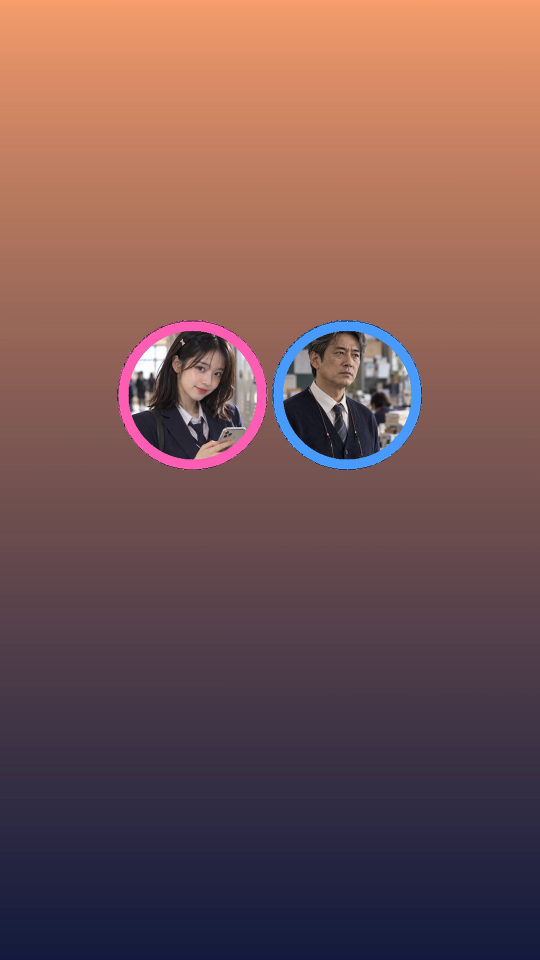
#> input picture frame 17 of studio/series/엔딩/ending_ep5_A.mp4, 1080 x 1920 px, given in place of v10.mp4, which was not available (shown at 1/2 size)
$ python ep8_fix_v4.py
#> lines starting #> are read from the running program, lines starting #| are printed output that depends on the picture; after the words box and inside, x2 and y2 are one past the last pixel; in counts of white or black regions, pixels touching at a corner belong together
# 교사X 8화 v4 소스 손질(크레딧 0) — 샌드박스 ~/ep9 에서 실행
# 1) v10p: 다해가 손에 만년필을 든 컷(v10)에서 가슴 포켓의 빨간 만년필을 프레임마다 찾아 지움(Gemini 11/20 '만년필 2개')
#    빨강 덩어리를 가슴 쪽 상자(y260~380, x290~420, 480x832 원본)에서 찾고, 사각형+여백 7·8px을 cv2.inpaint
# 2) v09bz: 교감 혼잣말 6초 한 컷 → 2.6초부터 85% 잘라 키운 같은 클립(펀치인)
import cv2, numpy as np, subprocess
cap = cv2.VideoCapture('v/v10.mp4'); fps = cap.get(5)
out = cv2.VideoWriter('/tmp/v10p_noa.mp4', cv2.VideoWriter_fourcc(*'mp4v'), fps, (480, 832)); last = None
while True:
    ok, f = cap.read()
#> f is the input picture: shape (1920, 1080, 3); mean B, G, R 84.2, 85.2, 119.3
    if not ok: break
    b, g, r = [f[..., k].astype(int) for k in range(3)]
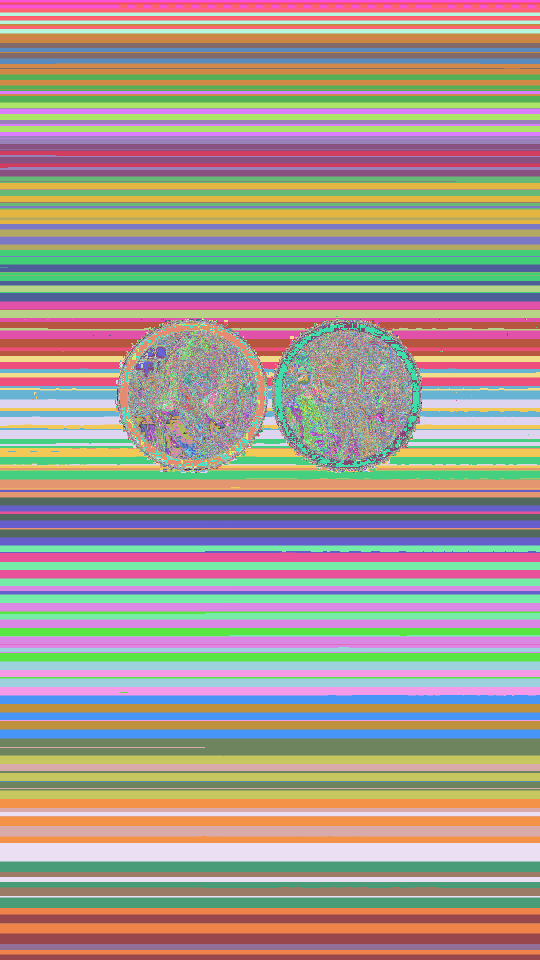
#> b: shape (1920, 1080) int64 (shown at 1/2 size); 256 distinct labels, from 0 to 255; one colour per label, 0 black
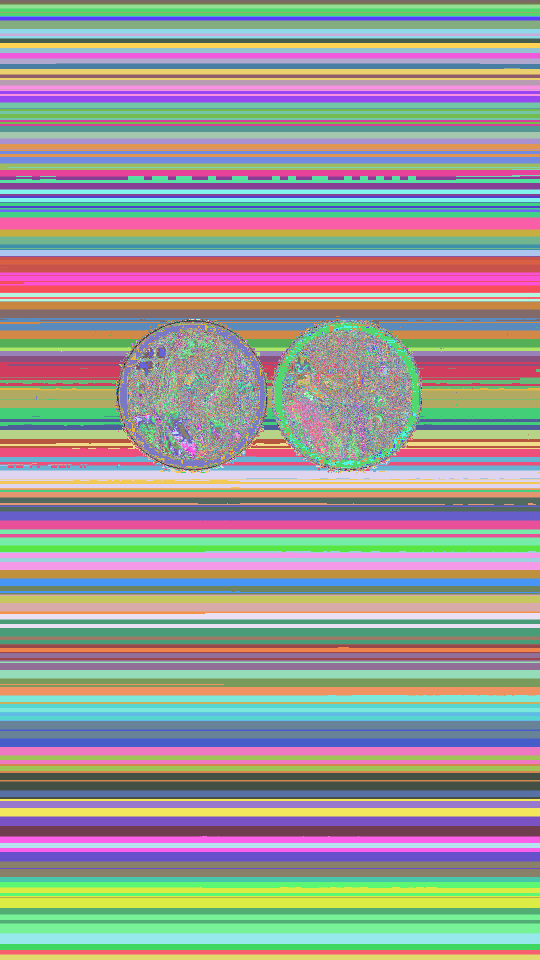
#> g: shape (1920, 1080) int64 (shown at 1/2 size); 256 distinct labels, from 0 to 255; one colour per label, 0 black
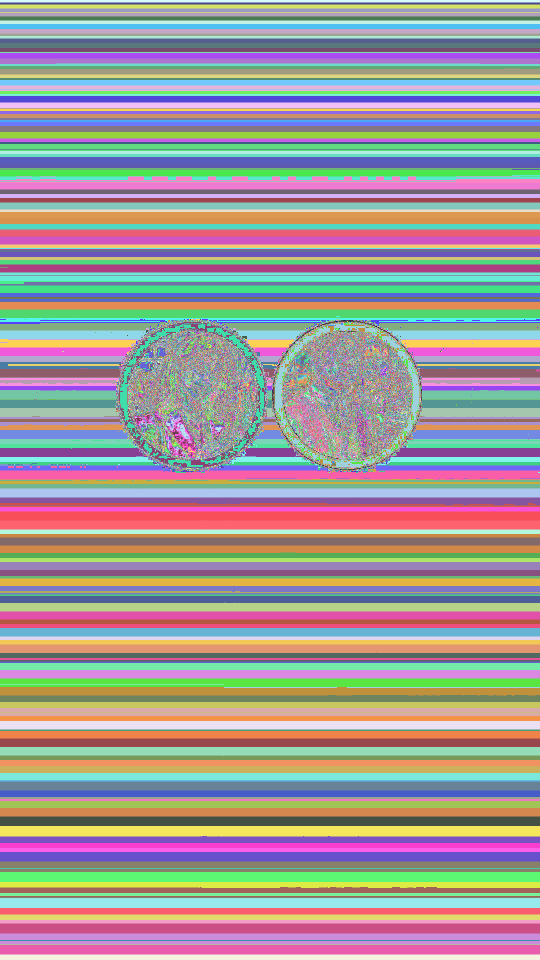
#> r: shape (1920, 1080) int64 (shown at 1/2 size); 256 distinct labels, from 0 to 255; one colour per label, 0 black
    m = ((r > 110) & (r - g > 55) & (r - b > 45)).astype(np.uint8); roi = np.zeros_like(m); roi[260:380, 290:420] = 1; m *= roi
#> after `m = ((r > 110) & (r - g > 55) & (r - b > 45)).astype(np.uint8)`:
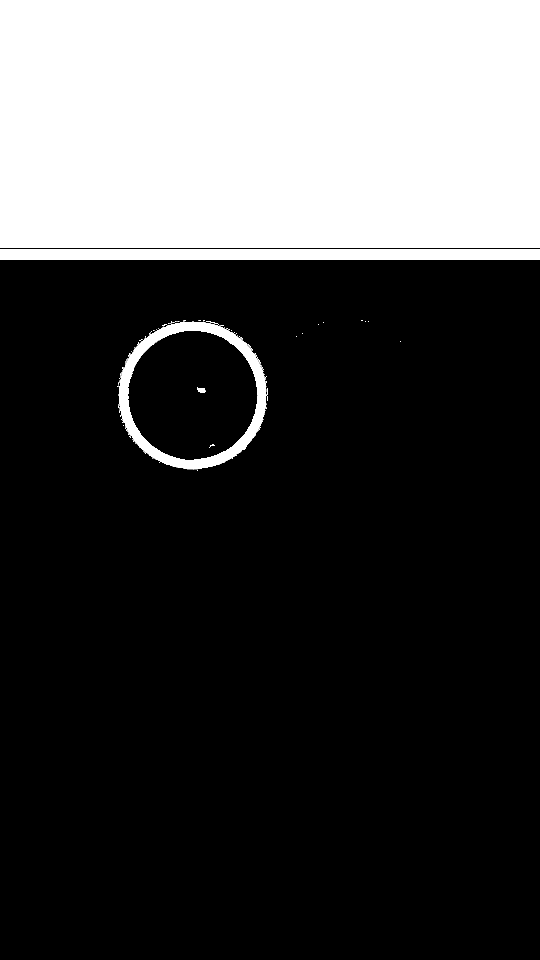
#> m: shape (1920, 1080) (shown at 1/2 size); values 0 (black) and 1 (white), 27.8% white; 21 white regions (15 under 20 px), largest, box (x1, y1, x2, y2) and area: (0, 0, 1080, 496) 535680, (0, 498, 1080, 520) 23760, (234, 640, 536, 942) 17674, (394, 774, 412, 786) 151, (418, 888, 430, 896) 36, (324, 648, 334, 653) 26
#> after `m *= roi`:
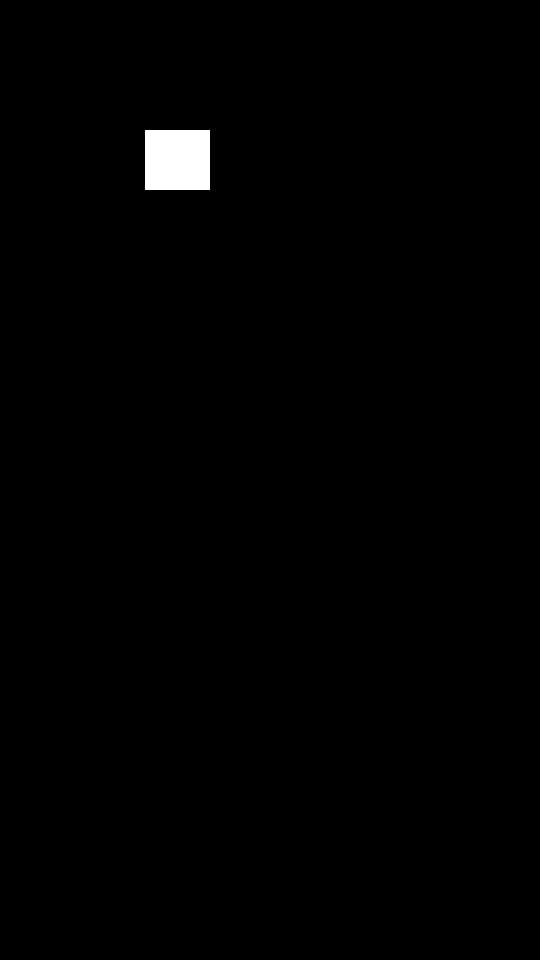
#> m: shape (1920, 1080) (shown at 1/2 size); values 0 (black) and 1 (white), 0.75% white; 1 white region, box (x1, y1, x2, y2) and area: (290, 260, 420, 380) 15600
    n, lab, st, _ = cv2.connectedComponentsWithStats(m)
#> n = 2; st = [[0, 0, 1080, 1920, 2058000], [290, 260, 130, 120, 15600]]
    if n > 1:
        k = 1 + np.argmax(st[1:, 4]); x, y, w, h, a = st[k]
#> after `k = 1 + np.argmax(st[1:, 4])`: k = 1
#> after `x, y, w, h, a = st[k]`: x = 290; y = 260; w = 130; h = 120; a = 15600
        if h < 30: last = (x, y, w, h)
        elif last: y, w, h = last[1], last[2], last[3]
    if last or n > 1:
        mm = np.zeros(f.shape[:2], np.uint8); cv2.rectangle(mm, (int(x) - 7, int(y) - 8), (int(x + w) + 7, int(y + h) + 8), 255, -1)
#> after `cv2.rectangle(mm, (int(x) - 7, int(y) - 8), (int(x + w) + 7, int(y + h`:
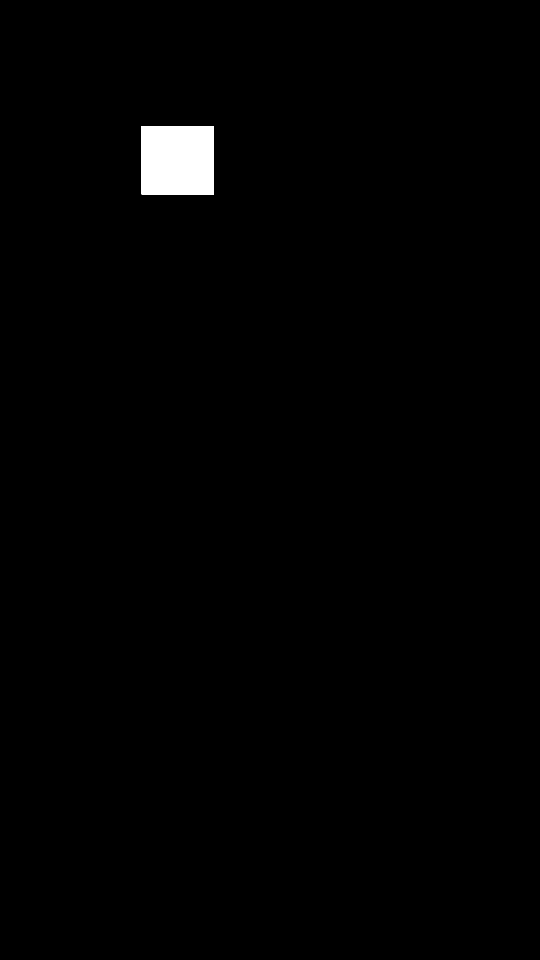
#> mm: shape (1920, 1080) (shown at 1/2 size); 0.96% white; 1 white region, box (x1, y1, x2, y2) and area: (283, 252, 428, 389) 19865
        f = cv2.inpaint(f, mm, 7, cv2.INPAINT_TELEA)
    out.write(f)
out.release()
subprocess.run(['ffmpeg','-v','error','-y','-i','/tmp/v10p_noa.mp4','-i','v/v10.mp4','-map','0:v','-map','1:a?','-c:v','libx264','-crf','17','-preset','veryfast','-c:a','copy','v/v10p.mp4'], check=True)
subprocess.run(['ffmpeg','-v','error','-y','-i','v/v09b.mp4','-vf','crop=iw*0.85:ih*0.85:iw*0.075:ih*0.06,scale=480:832,setsar=1','-c:v','libx264','-crf','17','-preset','veryfast','-c:a','copy','v/v09bz.mp4'], check=True)
print('ok')

# v5 (11/20 엔딩 보강) 준비 — 녹음 코드는 두 글자(tim9.py 규칙): 10a→1a, 10b→1b, 10c→1c, 11b→1d, 14·15·16 그대로
#   ed/rNN.wav → ed/aNN.wav(44.1k 모노), 11b는 -29.1 LUFS라 +3.5dB. v10c→v1c, v11b→v1d 복사, off.json(상호상관): 1c 0.35, 1d 0, 14 0.02, 15 0, 16 0
#   v14c = v14를 1.5배 얼굴 쪽으로 자름: crop=iw/1.5:ih/1.5:(iw-iw/1.5)/2:ih*0.08,scale=480:832
# v8: v09bz2 = v09b crop=iw*0.72:ih*0.72:iw*0.14:ih*0.08,scale=480:832 (1.39배)
